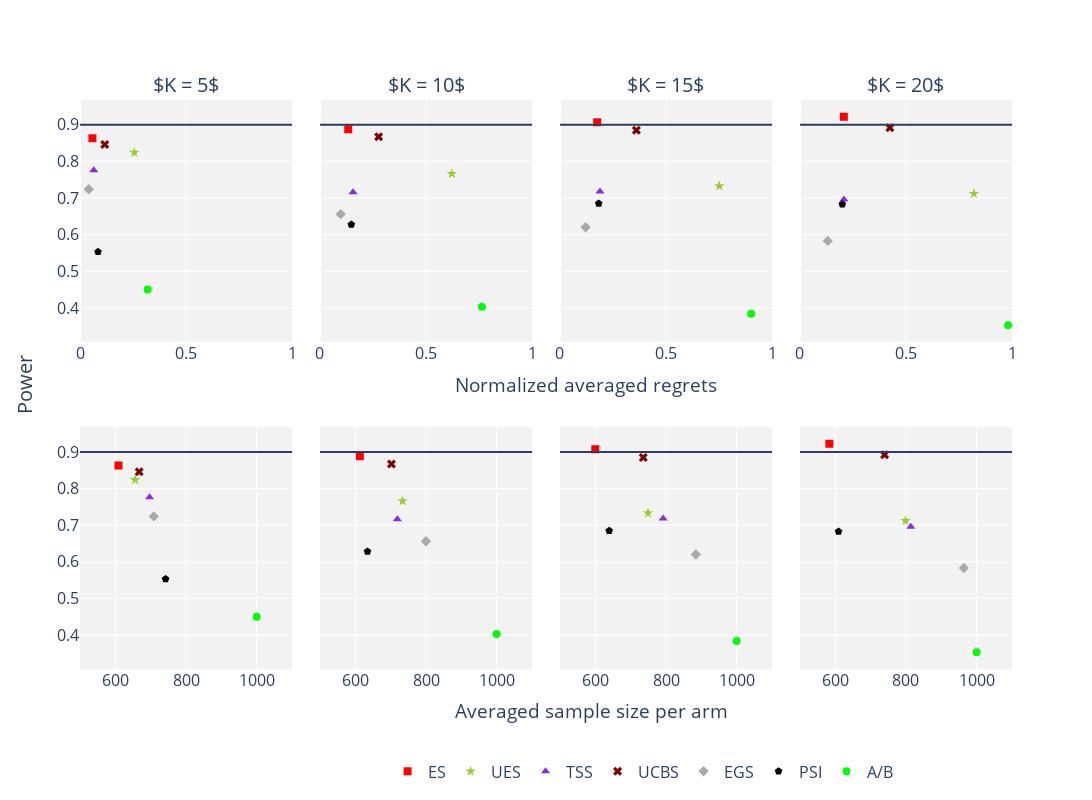

Write notebook code for a chart like this one.
### Code cell
df = pd.read_csv("res_sim_gauss_var_numarm.csv")
idx2key = {
    "0": r"$K = 5$",
    "1": r"$K = 10$",
    "2": r"$K = 15$",
    "3": r"$K = 20$",
}
algos = ["ES", "UES", "TSS", "UCBS", "EGS", "PSI", "A/B"]
key2data = get_key2data(df, idx2key, algos)
print(key2data)
fig = sd_return_fig(algos, key2data, 0.22, False, [[0.00, 1.00], [500, 1100]], 8, line_add=0.9)
fig.add_annotation(dict(
    font=dict(size=19),
    x=0.4,
    y=0.5,
    showarrow=False,
    text="Normalized averaged regrets",
    xanchor="left",
    xref="paper",
    yref="paper",
))
fig.add_annotation(dict(
    font=dict(size=19),
    x=0.4,
    y=-0.1,
    showarrow=False,
    text="Averaged sample size per arm",
    xanchor="left",
    xref="paper",
    yref="paper",
))

# print(fig.layout)
fig.show()
plotly.io.write_image(fig, 'sim_gauss_var_numarm.pdf', format='pdf')

### Figure 1 — Plotly figure (JSON) as saved in the notebook; plotly's stock layout.template omitted (floating-point values rounded to 4 significant figures)
{"data": [{"legendgroup": "ES", "marker": {"color": ["red"], "size": 8, "symbol": ["square"]}, "mode": "markers", "name": "ES", "orientation": "h", "showlegend": true, "type": "scatter", "x": [0.05864], "xaxis": "x", "y": [0.863], "yaxis": "y"}, {"legendgroup": "ES", "marker": {"color": ["red"], "size": 8, "symbol": ["square"]}, "mode": "markers", "name": "ES", "orientation": "h", "showlegend": false, "type": "scatter", "x": [609.0], "xaxis": "x5", "y": [0.863], "yaxis": "y5"}, {"legendgroup": "UES", "marker": {"color": ["yellowgreen"], "size": 8, "symbol": ["star"]}, "mode": "markers", "name": "UES", "orientation": "h", "showlegend": true, "type": "scatter", "x": [0.2559], "xaxis": "x", "y": [0.824], "yaxis": "y"}, {"legendgroup": "UES", "marker": {"color": ["yellowgreen"], "size": 8, "symbol": ["star"]}, "mode": "markers", "name": "UES", "orientation": "h", "showlegend": false, "type": "scatter", "x": [655.9], "xaxis": "x5", "y": [0.824], "yaxis": "y5"}, {"legendgroup": "TSS", "marker": {"color": ["blueviolet"], "size": 8, "symbol": ["triangle-up"]}, "mode": "markers", "name": "TSS", "orientation": "h", "showlegend": true, "type": "scatter", "x": [0.065], "xaxis": "x", "y": [0.776], "yaxis": "y"}, {"legendgroup": "TSS", "marker": {"color": ["blueviolet"], "size": 8, "symbol": ["triangle-up"]}, "mode": "markers", "name": "TSS", "orientation": "h", "showlegend": false, "type": "scatter", "x": [696.8], "xaxis": "x5", "y": [0.776], "yaxis": "y5"}, {"legendgroup": "UCBS", "marker": {"color": ["maroon"], "size": 8, "symbol": ["x"]}, "mode": "markers", "name": "UCBS", "orientation": "h", "showlegend": true, "type": "scatter", "x": [0.1168], "xaxis": "x", "y": [0.846], "yaxis": "y"}, {"legendgroup": "UCBS", "marker": {"color": ["maroon"], "size": 8, "symbol": ["x"]}, "mode": "markers", "name": "UCBS", "orientation": "h", "showlegend": false, "type": "scatter", "x": [667.6], "xaxis": "x5", "y": [0.846], "yaxis": "y5"}, {"legendgroup": "EGS", "marker": {"color": ["darkgray"], "size": 8, "symbol": ["diamond"]}, "mode": "markers", "name": "EGS", "orientation": "h", "showlegend": true, "type": "scatter", "x": [0.04136], "xaxis": "x", "y": [0.724], "yaxis": "y"}, {"legendgroup": "EGS", "marker": {"color": ["darkgray"], "size": 8, "symbol": ["diamond"]}, "mode": "markers", "name": "EGS", "orientation": "h", "showlegend": false, "type": "scatter", "x": [708.7], "xaxis": "x5", "y": [0.724], "yaxis": "y5"}, {"legendgroup": "PSI", "marker": {"color": ["black"], "size": 8, "symbol": ["pentagon"]}, "mode": "markers", "name": "PSI", "orientation": "h", "showlegend": true, "type": "scatter", "x": [0.085], "xaxis": "x", "y": [0.553], "yaxis": "y"}, {"legendgroup": "PSI", "marker": {"color": ["black"], "size": 8, "symbol": ["pentagon"]}, "mode": "markers", "name": "PSI", "orientation": "h", "showlegend": false, "type": "scatter", "x": [742.2], "xaxis": "x5", "y": [0.553], "yaxis": "y5"}, {"legendgroup": "A/B", "marker": {"color": ["lime"], "size": 8, "symbol": ["circle"]}, "mode": "markers", "name": "A/B", "orientation": "h", "showlegend": true, "type": "scatter", "x": [0.3191], "xaxis": "x", "y": [0.45], "yaxis": "y"}, {"legendgroup": "A/B", "marker": {"color": ["lime"], "size": 8, "symbol": ["circle"]}, "mode": "markers", "name": "A/B", "orientation": "h", "showlegend": false, "type": "scatter", "x": [1000], "xaxis": "x5", "y": [0.45], "yaxis": "y5"}, {"legendgroup": "ES", "marker": {"color": ["red"], "size": 8, "symbol": ["square"]}, "mode": "markers", "name": "ES", "orientation": "h", "showlegend": false, "type": "scatter", "x": [0.1332], "xaxis": "x2", "y": [0.888], "yaxis": "y2"}, {"legendgroup": "ES", "marker": {"color": ["red"], "size": 8, "symbol": ["square"]}, "mode": "markers", "name": "ES", "orientation": "h", "showlegend": false, "type": "scatter", "x": [612.8], "xaxis": "x6", "y": [0.888], "yaxis": "y6"}, {"legendgroup": "UES", "marker": {"color": ["yellowgreen"], "size": 8, "symbol": ["star"]}, "mode": "markers", "name": "UES", "orientation": "h", "showlegend": false, "type": "scatter", "x": [0.6214], "xaxis": "x2", "y": [0.766], "yaxis": "y2"}, {"legendgroup": "UES", "marker": {"color": ["yellowgreen"], "size": 8, "symbol": ["star"]}, "mode": "markers", "name": "UES", "orientation": "h", "showlegend": false, "type": "scatter", "x": [733.4], "xaxis": "x6", "y": [0.766], "yaxis": "y6"}, {"legendgroup": "TSS", "marker": {"color": ["blueviolet"], "size": 8, "symbol": ["triangle-up"]}, "mode": "markers", "name": "TSS", "orientation": "h", "showlegend": false, "type": "scatter", "x": [0.1559], "xaxis": "x2", "y": [0.716], "yaxis": "y2"}, {"legendgroup": "TSS", "marker": {"color": ["blueviolet"], "size": 8, "symbol": ["triangle-up"]}, "mode": "markers", "name": "TSS", "orientation": "h", "showlegend": false, "type": "scatter", "x": [718.8], "xaxis": "x6", "y": [0.716], "yaxis": "y6"}, {"legendgroup": "UCBS", "marker": {"color": ["maroon"], "size": 8, "symbol": ["x"]}, "mode": "markers", "name": "UCBS", "orientation": "h", "showlegend": false, "type": "scatter", "x": [0.2768], "xaxis": "x2", "y": [0.867], "yaxis": "y2"}, {"legendgroup": "UCBS", "marker": {"color": ["maroon"], "size": 8, "symbol": ["x"]}, "mode": "markers", "name": "UCBS", "orientation": "h", "showlegend": false, "type": "scatter", "x": [702.2], "xaxis": "x6", "y": [0.867], "yaxis": "y6"}, {"legendgroup": "EGS", "marker": {"color": ["darkgray"], "size": 8, "symbol": ["diamond"]}, "mode": "markers", "name": "EGS", "orientation": "h", "showlegend": false, "type": "scatter", "x": [0.09773], "xaxis": "x2", "y": [0.656], "yaxis": "y2"}, {"legendgroup": "EGS", "marker": {"color": ["darkgray"], "size": 8, "symbol": ["diamond"]}, "mode": "markers", "name": "EGS", "orientation": "h", "showlegend": false, "type": "scatter", "x": [799.8], "xaxis": "x6", "y": [0.656], "yaxis": "y6"}, {"legendgroup": "PSI", "marker": {"color": ["black"], "size": 8, "symbol": ["pentagon"]}, "mode": "markers", "name": "PSI", "orientation": "h", "showlegend": false, "type": "scatter", "x": [0.1477], "xaxis": "x2", "y": [0.628], "yaxis": "y2"}, {"legendgroup": "PSI", "marker": {"color": ["black"], "size": 8, "symbol": ["pentagon"]}, "mode": "markers", "name": "PSI", "orientation": "h", "showlegend": false, "type": "scatter", "x": [634.4], "xaxis": "x6", "y": [0.628], "yaxis": "y6"}, {"legendgroup": "A/B", "marker": {"color": ["lime"], "size": 8, "symbol": ["circle"]}, "mode": "markers", "name": "A/B", "orientation": "h", "showlegend": false, "type": "scatter", "x": [0.7636], "xaxis": "x2", "y": [0.403], "yaxis": "y2"}, {"legendgroup": "A/B", "marker": {"color": ["lime"], "size": 8, "symbol": ["circle"]}, "mode": "markers", "name": "A/B", "orientation": "h", "showlegend": false, "type": "scatter", "x": [1000], "xaxis": "x6", "y": [0.403], "yaxis": "y6"}, {"legendgroup": "ES", "marker": {"color": ["red"], "size": 8, "symbol": ["square"]}, "mode": "markers", "name": "ES", "orientation": "h", "showlegend": false, "type": "scatter", "x": [0.1755], "xaxis": "x3", "y": [0.907], "yaxis": "y3"}, {"legendgroup": "ES", "marker": {"color": ["red"], "size": 8, "symbol": ["square"]}, "mode": "markers", "name": "ES", "orientation": "h", "showlegend": false, "type": "scatter", "x": [599.9], "xaxis": "x7", "y": [0.907], "yaxis": "y7"}, {"legendgroup": "UES", "marker": {"color": ["yellowgreen"], "size": 8, "symbol": ["star"]}, "mode": "markers", "name": "UES", "orientation": "h", "showlegend": false, "type": "scatter", "x": [0.7518], "xaxis": "x3", "y": [0.733], "yaxis": "y3"}, {"legendgroup": "UES", "marker": {"color": ["yellowgreen"], "size": 8, "symbol": ["star"]}, "mode": "markers", "name": "UES", "orientation": "h", "showlegend": false, "type": "scatter", "x": [749.1], "xaxis": "x7", "y": [0.733], "yaxis": "y7"}, {"legendgroup": "TSS", "marker": {"color": ["blueviolet"], "size": 8, "symbol": ["triangle-up"]}, "mode": "markers", "name": "TSS", "orientation": "h", "showlegend": false, "type": "scatter", "x": [0.1886], "xaxis": "x3", "y": [0.718], "yaxis": "y3"}, {"legendgroup": "TSS", "marker": {"color": ["blueviolet"], "size": 8, "symbol": ["triangle-up"]}, "mode": "markers", "name": "TSS", "orientation": "h", "showlegend": false, "type": "scatter", "x": [791.9], "xaxis": "x7", "y": [0.718], "yaxis": "y7"}, {"legendgroup": "UCBS", "marker": {"color": ["maroon"], "size": 8, "symbol": ["x"]}, "mode": "markers", "name": "UCBS", "orientation": "h", "showlegend": false, "type": "scatter", "x": [0.3605], "xaxis": "x3", "y": [0.885], "yaxis": "y3"}, {"legendgroup": "UCBS", "marker": {"color": ["maroon"], "size": 8, "symbol": ["x"]}, "mode": "markers", "name": "UCBS", "orientation": "h", "showlegend": false, "type": "scatter", "x": [735.7], "xaxis": "x7", "y": [0.885], "yaxis": "y7"}, {"legendgroup": "EGS", "marker": {"color": ["darkgray"], "size": 8, "symbol": ["diamond"]}, "mode": "markers", "name": "EGS", "orientation": "h", "showlegend": false, "type": "scatter", "x": [0.1209], "xaxis": "x3", "y": [0.62], "yaxis": "y3"}, {"legendgroup": "EGS", "marker": {"color": ["darkgray"], "size": 8, "symbol": ["diamond"]}, "mode": "markers", "name": "EGS", "orientation": "h", "showlegend": false, "type": "scatter", "x": [884.5], "xaxis": "x7", "y": [0.62], "yaxis": "y7"}, {"legendgroup": "PSI", "marker": {"color": ["black"], "size": 8, "symbol": ["pentagon"]}, "mode": "markers", "name": "PSI", "orientation": "h", "showlegend": false, "type": "scatter", "x": [0.1827], "xaxis": "x3", "y": [0.685], "yaxis": "y3"}, {"legendgroup": "PSI", "marker": {"color": ["black"], "size": 8, "symbol": ["pentagon"]}, "mode": "markers", "name": "PSI", "orientation": "h", "showlegend": false, "type": "scatter", "x": [639.3], "xaxis": "x7", "y": [0.685], "yaxis": "y7"}, {"legendgroup": "A/B", "marker": {"color": ["lime"], "size": 8, "symbol": ["circle"]}, "mode": "markers", "name": "A/B", "orientation": "h", "showlegend": false, "type": "scatter", "x": [0.9018], "xaxis": "x3", "y": [0.384], "yaxis": "y3"}, {"legendgroup": "A/B", "marker": {"color": ["lime"], "size": 8, "symbol": ["circle"]}, "mode": "markers", "name": "A/B", "orientation": "h", "showlegend": false, "type": "scatter", "x": [1000], "xaxis": "x7", "y": [0.384], "yaxis": "y7"}, {"legendgroup": "ES", "marker": {"color": ["red"], "size": 8, "symbol": ["square"]}, "mode": "markers", "name": "ES", "orientation": "h", "showlegend": false, "type": "scatter", "x": [0.2068], "xaxis": "x4", "y": [0.922], "yaxis": "y4"}, {"legendgroup": "ES", "marker": {"color": ["red"], "size": 8, "symbol": ["square"]}, "mode": "markers", "name": "ES", "orientation": "h", "showlegend": false, "type": "scatter", "x": [583.3], "xaxis": "x8", "y": [0.922], "yaxis": "y8"}, {"legendgroup": "UES", "marker": {"color": ["yellowgreen"], "size": 8, "symbol": ["star"]}, "mode": "markers", "name": "UES", "orientation": "h", "showlegend": false, "type": "scatter", "x": [0.8205], "xaxis": "x4", "y": [0.712], "yaxis": "y4"}, {"legendgroup": "UES", "marker": {"color": ["yellowgreen"], "size": 8, "symbol": ["star"]}, "mode": "markers", "name": "UES", "orientation": "h", "showlegend": false, "type": "scatter", "x": [798.8], "xaxis": "x8", "y": [0.712], "yaxis": "y8"}, {"legendgroup": "TSS", "marker": {"color": ["blueviolet"], "size": 8, "symbol": ["triangle-up"]}, "mode": "markers", "name": "TSS", "orientation": "h", "showlegend": false, "type": "scatter", "x": [0.2073], "xaxis": "x4", "y": [0.696], "yaxis": "y4"}, {"legendgroup": "TSS", "marker": {"color": ["blueviolet"], "size": 8, "symbol": ["triangle-up"]}, "mode": "markers", "name": "TSS", "orientation": "h", "showlegend": false, "type": "scatter", "x": [813.6], "xaxis": "x8", "y": [0.696], "yaxis": "y8"}, {"legendgroup": "UCBS", "marker": {"color": ["maroon"], "size": 8, "symbol": ["x"]}, "mode": "markers", "name": "UCBS", "orientation": "h", "showlegend": false, "type": "scatter", "x": [0.4241], "xaxis": "x4", "y": [0.892], "yaxis": "y4"}, {"legendgroup": "UCBS", "marker": {"color": ["maroon"], "size": 8, "symbol": ["x"]}, "mode": "markers", "name": "UCBS", "orientation": "h", "showlegend": false, "type": "scatter", "x": [739.5], "xaxis": "x8", "y": [0.892], "yaxis": "y8"}, {"legendgroup": "EGS", "marker": {"color": ["darkgray"], "size": 8, "symbol": ["diamond"]}, "mode": "markers", "name": "EGS", "orientation": "h", "showlegend": false, "type": "scatter", "x": [0.1309], "xaxis": "x4", "y": [0.583], "yaxis": "y4"}, {"legendgroup": "EGS", "marker": {"color": ["darkgray"], "size": 8, "symbol": ["diamond"]}, "mode": "markers", "name": "EGS", "orientation": "h", "showlegend": false, "type": "scatter", "x": [963.6], "xaxis": "x8", "y": [0.583], "yaxis": "y8"}, {"legendgroup": "PSI", "marker": {"color": ["black"], "size": 8, "symbol": ["pentagon"]}, "mode": "markers", "name": "PSI", "orientation": "h", "showlegend": false, "type": "scatter", "x": [0.1995], "xaxis": "x4", "y": [0.683], "yaxis": "y4"}, {"legendgroup": "PSI", "marker": {"color": ["black"], "size": 8, "symbol": ["pentagon"]}, "mode": "markers", "name": "PSI", "orientation": "h", "showlegend": false, "type": "scatter", "x": [609.2], "xaxis": "x8", "y": [0.683], "yaxis": "y8"}, {"legendgroup": "A/B", "marker": {"color": ["lime"], "size": 8, "symbol": ["circle"]}, "mode": "markers", "name": "A/B", "orientation": "h", "showlegend": false, "type": "scatter", "x": [0.9814], "xaxis": "x4", "y": [0.353], "yaxis": "y4"}, {"legendgroup": "A/B", "marker": {"color": ["lime"], "size": 8, "symbol": ["circle"]}, "mode": "markers", "name": "A/B", "orientation": "h", "showlegend": false, "type": "scatter", "x": [1000], "xaxis": "x8", "y": [0.353], "yaxis": "y8"}], "layout": {"annotations": [{"font": {"size": 20}, "showarrow": false, "text": "$K = 5$", "x": 0.1138, "xanchor": "center", "xref": "paper", "y": 1, "yanchor": "bottom", "yref": "paper"}, {"font": {"size": 20}, "showarrow": false, "text": "$K = 10$", "x": 0.3712, "xanchor": "center", "xref": "paper", "y": 1, "yanchor": "bottom", "yref": "paper"}, {"font": {"size": 20}, "showarrow": false, "text": "$K = 15$", "x": 0.6288, "xanchor": "center", "xref": "paper", "y": 1, "yanchor": "bottom", "yref": "paper"}, {"font": {"size": 20}, "showarrow": false, "text": "$K = 20$", "x": 0.8862, "xanchor": "center", "xref": "paper", "y": 1, "yanchor": "bottom", "yref": "paper"}, {"font": {"size": 20}, "showarrow": false, "text": "Power", "textangle": -90, "x": 0, "xanchor": "right", "xref": "paper", "xshift": -40, "y": 0.5, "yanchor": "middle", "yref": "paper"}, {"font": {"size": 19}, "showarrow": false, "text": "Normalized averaged regrets", "x": 0.4, "xanchor": "left", "xref": "paper", "y": 0.5, "yref": "paper"}, {"font": {"size": 19}, "showarrow": false, "text": "Averaged sample size per arm", "x": 0.4, "xanchor": "left", "xref": "paper", "y": -0.1, "yref": "paper"}], "font": {"size": 16}, "height": 800, "legend": {"orientation": "h", "x": 0.33, "y": -0.15}, "plot_bgcolor": "rgb(242,242,242)", "shapes": [{"type": "line", "x0": 0, "x1": 1, "xref": "x domain", "y0": 0.9, "y1": 0.9, "yref": "y"}, {"type": "line", "x0": 0, "x1": 1, "xref": "x2 domain", "y0": 0.9, "y1": 0.9, "yref": "y2"}, {"type": "line", "x0": 0, "x1": 1, "xref": "x3 domain", "y0": 0.9, "y1": 0.9, "yref": "y3"}, {"type": "line", "x0": 0, "x1": 1, "xref": "x4 domain", "y0": 0.9, "y1": 0.9, "yref": "y4"}, {"type": "line", "x0": 0, "x1": 1, "xref": "x5 domain", "y0": 0.9, "y1": 0.9, "yref": "y5"}, {"type": "line", "x0": 0, "x1": 1, "xref": "x6 domain", "y0": 0.9, "y1": 0.9, "yref": "y6"}, {"type": "line", "x0": 0, "x1": 1, "xref": "x7 domain", "y0": 0.9, "y1": 0.9, "yref": "y7"}, {"type": "line", "x0": 0, "x1": 1, "xref": "x8 domain", "y0": 0.9, "y1": 0.9, "yref": "y8"}], "width": 1600, "xaxis": {"anchor": "y", "domain": [0, 0.2275], "range": [0, 1]}, "xaxis2": {"anchor": "y2", "domain": [0.2575, 0.485], "range": [0, 1]}, "xaxis3": {"anchor": "y3", "domain": [0.515, 0.7425], "range": [0, 1]}, "xaxis4": {"anchor": "y4", "domain": [0.7725, 1], "range": [0, 1]}, "xaxis5": {"anchor": "y5", "domain": [0, 0.2275], "range": [500, 1100]}, "xaxis6": {"anchor": "y6", "domain": [0.2575, 0.485], "range": [500, 1100]}, "xaxis7": {"anchor": "y7", "domain": [0.515, 0.7425], "range": [500, 1100]}, "xaxis8": {"anchor": "y8", "domain": [0.7725, 1], "range": [500, 1100]}, "yaxis": {"anchor": "x", "domain": [0.575, 1]}, "yaxis2": {"anchor": "x2", "domain": [0.575, 1], "matches": "y", "showticklabels": false}, "yaxis3": {"anchor": "x3", "domain": [0.575, 1], "matches": "y", "showticklabels": false}, "yaxis4": {"anchor": "x4", "domain": [0.575, 1], "matches": "y", "showticklabels": false}, "yaxis5": {"anchor": "x5", "domain": [0, 0.425]}, "yaxis6": {"anchor": "x6", "domain": [0, 0.425], "matches": "y5", "showticklabels": false}, "yaxis7": {"anchor": "x7", "domain": [0, 0.425], "matches": "y5", "showticklabels": false}, "yaxis8": {"anchor": "x8", "domain": [0, 0.425], "matches": "y5", "showticklabels": false}}}
